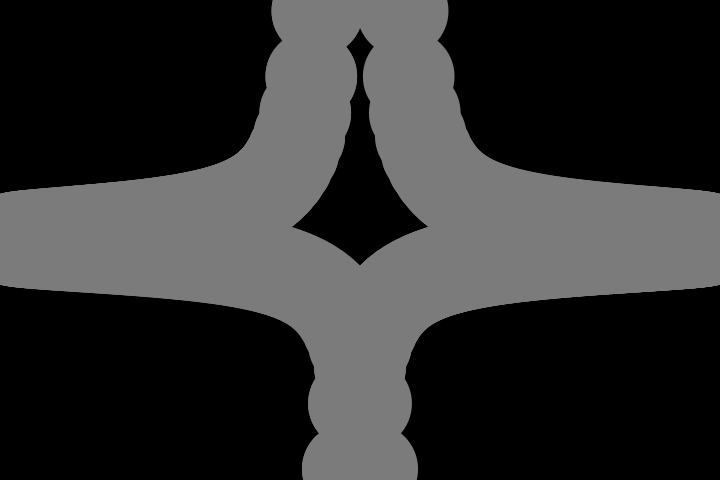
Frame 1 (no input)
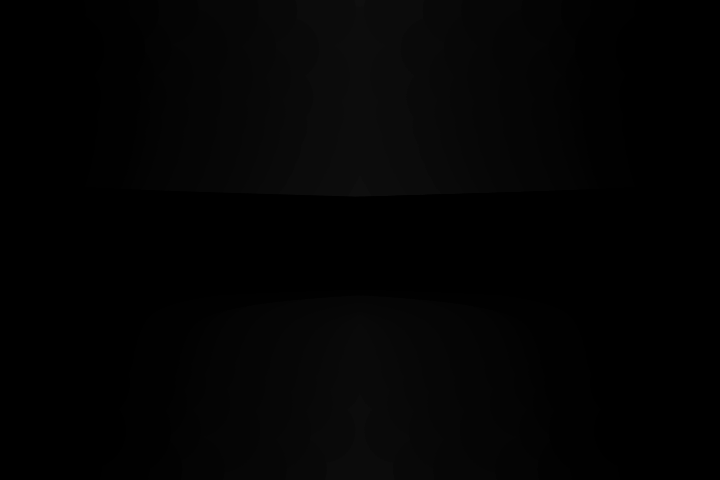
Frame 60 (the mouse pressed at the canvas centre just before this capture)
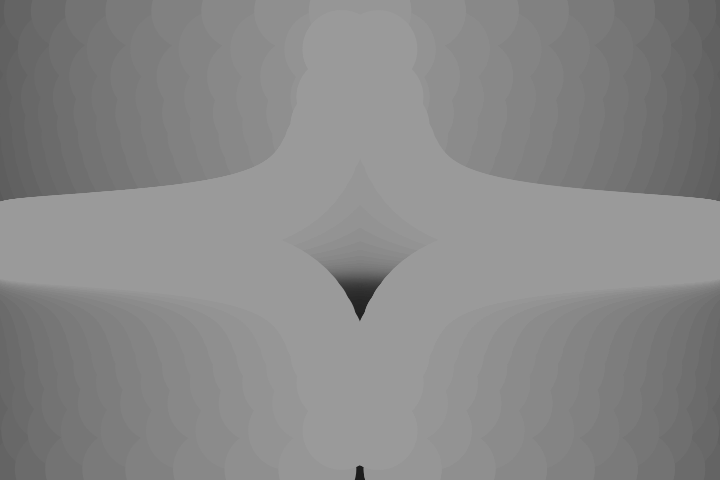
Frame 120 (the mouse held since frame 60 and released just before this capture)

The Processing sketch that drew these frames (run headless with seeded random() and noise(); from frame 60 on, the mouse is pressed at the canvas centre):

// Processing sketch: pattern5
// ── pattern5.pde
//Pattern5 

void setup()


{

size(720, 480);

background(0,0,0);

}

void draw ()

{
float speed = 0.26;
speed = 100/(mouseX+5);

float delta = (5.2 +sin(frameCount*speed))*15;


translate (width/2, height/2);
for (int y = 0; y < height; y+=width/6);

float mag = 10;

float s = 35;

for (int i = 0 ; i < 500; i++) {


float wave1 = map(cos(radians(frameCount*6+ i)),-1,1,-350,350);

float wave2 = map(tan(radians(frameCount*1.5+i)),-1,1,-mag,mag);

float c = map (sin(radians(frameCount*1.6)),1,-1,0,255);

fill (c);

noStroke();

ellipse(wave1,wave2,delta,delta);

}
}
